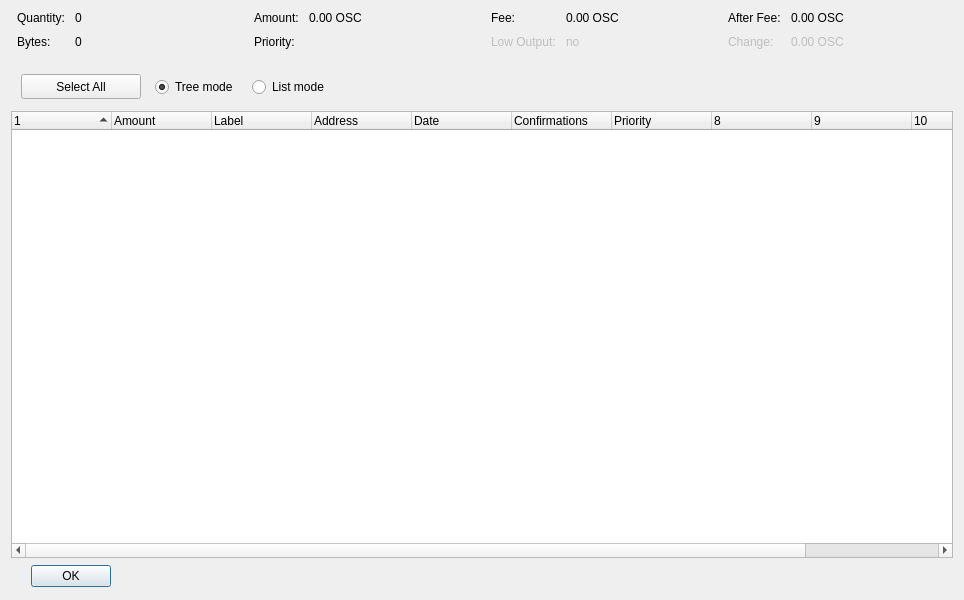
<?xml version="1.0" encoding="UTF-8"?>
<ui version="4.0">
 <class>CoinControlDialog</class>
 <widget class="QDialog" name="CoinControlDialog">
  <property name="geometry">
   <rect>
    <x>0</x>
    <y>0</y>
    <width>964</width>
    <height>600</height>
   </rect>
  </property>
  <property name="windowTitle">
   <string>Coin Control</string>
  </property>
  <layout class="QVBoxLayout" name="verticalLayout">
   <item>
    <layout class="QHBoxLayout" name="horizontalLayoutTop" stretch="0,0,0,0">
     <property name="topMargin">
      <number>0</number>
     </property>
     <property name="bottomMargin">
      <number>10</number>
     </property>
     <item>
      <layout class="QFormLayout" name="formLayoutCoinControl1">
       <property name="horizontalSpacing">
        <number>10</number>
       </property>
       <property name="verticalSpacing">
        <number>10</number>
       </property>
       <property name="leftMargin">
        <number>6</number>
       </property>
       <property name="rightMargin">
        <number>6</number>
       </property>
       <item row="0" column="0">
        <widget class="QLabel" name="labelCoinControlQuantityText">
         <property name="text">
          <string>Quantity:</string>
         </property>
        </widget>
       </item>
       <item row="0" column="1">
        <widget class="QLabel" name="labelCoinControlQuantity">
         <property name="cursor">
          <cursorShape>IBeamCursor</cursorShape>
         </property>
         <property name="contextMenuPolicy">
          <enum>Qt::ActionsContextMenu</enum>
         </property>
         <property name="text">
          <string>0</string>
         </property>
         <property name="textInteractionFlags">
          <set>Qt::LinksAccessibleByMouse|Qt::TextSelectableByKeyboard|Qt::TextSelectableByMouse</set>
         </property>
        </widget>
       </item>
       <item row="1" column="0">
        <widget class="QLabel" name="labelCoinControlBytesText">
         <property name="text">
          <string>Bytes:</string>
         </property>
        </widget>
       </item>
       <item row="1" column="1">
        <widget class="QLabel" name="labelCoinControlBytes">
         <property name="cursor">
          <cursorShape>IBeamCursor</cursorShape>
         </property>
         <property name="contextMenuPolicy">
          <enum>Qt::ActionsContextMenu</enum>
         </property>
         <property name="text">
          <string>0</string>
         </property>
         <property name="textInteractionFlags">
          <set>Qt::LinksAccessibleByMouse|Qt::TextSelectableByKeyboard|Qt::TextSelectableByMouse</set>
         </property>
        </widget>
       </item>
      </layout>
     </item>
     <item>
      <layout class="QFormLayout" name="formLayoutCoinControl2">
       <property name="horizontalSpacing">
        <number>10</number>
       </property>
       <property name="verticalSpacing">
        <number>10</number>
       </property>
       <property name="leftMargin">
        <number>6</number>
       </property>
       <property name="rightMargin">
        <number>6</number>
       </property>
       <item row="0" column="0">
        <widget class="QLabel" name="labelCoinControlAmountText">
         <property name="text">
          <string>Amount:</string>
         </property>
        </widget>
       </item>
       <item row="0" column="1">
        <widget class="QLabel" name="labelCoinControlAmount">
         <property name="cursor">
          <cursorShape>IBeamCursor</cursorShape>
         </property>
         <property name="contextMenuPolicy">
          <enum>Qt::ActionsContextMenu</enum>
         </property>
         <property name="text">
          <string>0.00 OSC</string>
         </property>
         <property name="textInteractionFlags">
          <set>Qt::LinksAccessibleByMouse|Qt::TextSelectableByKeyboard|Qt::TextSelectableByMouse</set>
         </property>
        </widget>
       </item>
       <item row="1" column="0">
        <widget class="QLabel" name="labelCoinControlPriorityText">
         <property name="text">
          <string>Priority:</string>
         </property>
        </widget>
       </item>
       <item row="1" column="1">
        <widget class="QLabel" name="labelCoinControlPriority">
         <property name="cursor">
          <cursorShape>IBeamCursor</cursorShape>
         </property>
         <property name="contextMenuPolicy">
          <enum>Qt::ActionsContextMenu</enum>
         </property>
         <property name="text">
          <string/>
         </property>
         <property name="textInteractionFlags">
          <set>Qt::LinksAccessibleByMouse|Qt::TextSelectableByKeyboard|Qt::TextSelectableByMouse</set>
         </property>
        </widget>
       </item>
      </layout>
     </item>
     <item>
      <layout class="QFormLayout" name="formLayoutCoinControl3">
       <property name="horizontalSpacing">
        <number>10</number>
       </property>
       <property name="verticalSpacing">
        <number>10</number>
       </property>
       <property name="leftMargin">
        <number>6</number>
       </property>
       <property name="rightMargin">
        <number>6</number>
       </property>
       <item row="0" column="0">
        <widget class="QLabel" name="labelCoinControlFeeText">
         <property name="text">
          <string>Fee:</string>
         </property>
        </widget>
       </item>
       <item row="0" column="1">
        <widget class="QLabel" name="labelCoinControlFee">
         <property name="cursor">
          <cursorShape>IBeamCursor</cursorShape>
         </property>
         <property name="contextMenuPolicy">
          <enum>Qt::ActionsContextMenu</enum>
         </property>
         <property name="text">
          <string>0.00 OSC</string>
         </property>
         <property name="textInteractionFlags">
          <set>Qt::LinksAccessibleByMouse|Qt::TextSelectableByKeyboard|Qt::TextSelectableByMouse</set>
         </property>
        </widget>
       </item>
       <item row="1" column="0">
        <widget class="QLabel" name="labelCoinControlLowOutputText">
         <property name="enabled">
          <bool>false</bool>
         </property>
         <property name="text">
          <string>Low Output:</string>
         </property>
        </widget>
       </item>
       <item row="1" column="1">
        <widget class="QLabel" name="labelCoinControlLowOutput">
         <property name="enabled">
          <bool>false</bool>
         </property>
         <property name="cursor">
          <cursorShape>IBeamCursor</cursorShape>
         </property>
         <property name="contextMenuPolicy">
          <enum>Qt::ActionsContextMenu</enum>
         </property>
         <property name="text">
          <string>no</string>
         </property>
         <property name="textInteractionFlags">
          <set>Qt::LinksAccessibleByMouse|Qt::TextSelectableByKeyboard|Qt::TextSelectableByMouse</set>
         </property>
        </widget>
       </item>
      </layout>
     </item>
     <item>
      <layout class="QFormLayout" name="formLayoutCoinControl4">
       <property name="horizontalSpacing">
        <number>10</number>
       </property>
       <property name="verticalSpacing">
        <number>10</number>
       </property>
       <property name="leftMargin">
        <number>6</number>
       </property>
       <property name="rightMargin">
        <number>6</number>
       </property>
       <item row="0" column="0">
        <widget class="QLabel" name="labelCoinControlAfterFeeText">
         <property name="text">
          <string>After Fee:</string>
         </property>
        </widget>
       </item>
       <item row="0" column="1">
        <widget class="QLabel" name="labelCoinControlAfterFee">
         <property name="cursor">
          <cursorShape>IBeamCursor</cursorShape>
         </property>
         <property name="contextMenuPolicy">
          <enum>Qt::ActionsContextMenu</enum>
         </property>
         <property name="text">
          <string>0.00 OSC</string>
         </property>
         <property name="textInteractionFlags">
          <set>Qt::LinksAccessibleByMouse|Qt::TextSelectableByKeyboard|Qt::TextSelectableByMouse</set>
         </property>
        </widget>
       </item>
       <item row="1" column="0">
        <widget class="QLabel" name="labelCoinControlChangeText">
         <property name="enabled">
          <bool>false</bool>
         </property>
         <property name="text">
          <string>Change:</string>
         </property>
        </widget>
       </item>
       <item row="1" column="1">
        <widget class="QLabel" name="labelCoinControlChange">
         <property name="enabled">
          <bool>false</bool>
         </property>
         <property name="cursor">
          <cursorShape>IBeamCursor</cursorShape>
         </property>
         <property name="contextMenuPolicy">
          <enum>Qt::ActionsContextMenu</enum>
         </property>
         <property name="text">
          <string>0.00 OSC</string>
         </property>
         <property name="textInteractionFlags">
          <set>Qt::LinksAccessibleByMouse|Qt::TextSelectableByKeyboard|Qt::TextSelectableByMouse</set>
         </property>
        </widget>
       </item>
      </layout>
     </item>
    </layout>
   </item>
   <item>
    <widget class="QFrame" name="frame">
     <property name="minimumSize">
      <size>
       <width>0</width>
       <height>40</height>
      </size>
     </property>
     <widget class="QWidget" name="horizontalLayoutWidget">
      <property name="geometry">
       <rect>
        <x>10</x>
        <y>2</y>
        <width>781</width>
        <height>40</height>
       </rect>
      </property>
      <layout class="QHBoxLayout" name="horizontalLayoutPanel" stretch="0,0,0,0">
       <property name="spacing">
        <number>14</number>
       </property>
       <item>
        <widget class="QPushButton" name="pushButtonSelectAll">
         <property name="sizePolicy">
          <sizepolicy hsizetype="Maximum" vsizetype="Fixed">
           <horstretch>0</horstretch>
           <verstretch>0</verstretch>
          </sizepolicy>
         </property>
         <property name="minimumSize">
          <size>
           <width>120</width>
           <height>25</height>
          </size>
         </property>
         <property name="text">
          <string>Select All</string>
         </property>
        </widget>
       </item>
       <item>
        <widget class="QRadioButton" name="radioTreeMode">
         <property name="sizePolicy">
          <sizepolicy hsizetype="Maximum" vsizetype="Fixed">
           <horstretch>0</horstretch>
           <verstretch>0</verstretch>
          </sizepolicy>
         </property>
         <property name="text">
          <string>Tree mode</string>
         </property>
         <property name="checked">
          <bool>true</bool>
         </property>
        </widget>
       </item>
       <item>
        <widget class="QRadioButton" name="radioListMode">
         <property name="sizePolicy">
          <sizepolicy hsizetype="Maximum" vsizetype="Fixed">
           <horstretch>0</horstretch>
           <verstretch>0</verstretch>
          </sizepolicy>
         </property>
         <property name="text">
          <string>List mode</string>
         </property>
        </widget>
       </item>
       <item>
        <spacer name="horizontalSpacer">
         <property name="orientation">
          <enum>Qt::Horizontal</enum>
         </property>
         <property name="sizeHint" stdset="0">
          <size>
           <width>40</width>
           <height>20</height>
          </size>
         </property>
        </spacer>
       </item>
      </layout>
     </widget>
    </widget>
   </item>
   <item>
    <widget class="CoinControlTreeWidget" name="treeWidget">
     <property name="contextMenuPolicy">
      <enum>Qt::CustomContextMenu</enum>
     </property>
     <property name="sortingEnabled">
      <bool>false</bool>
     </property>
     <property name="columnCount">
      <number>11</number>
     </property>
     <attribute name="headerShowSortIndicator" stdset="0">
      <bool>true</bool>
     </attribute>
     <attribute name="headerStretchLastSection">
      <bool>false</bool>
     </attribute>
     <column>
      <property name="text">
       <string/>
      </property>
     </column>
     <column>
      <property name="text">
       <string>Amount</string>
      </property>
     </column>
     <column>
      <property name="text">
       <string>Label</string>
      </property>
     </column>
     <column>
      <property name="text">
       <string>Address</string>
      </property>
     </column>
     <column>
      <property name="text">
       <string>Date</string>
      </property>
     </column>
     <column>
      <property name="text">
       <string>Confirmations</string>
      </property>
      <property name="toolTip">
       <string>Confirmed</string>
      </property>
     </column>
     <column>
      <property name="text">
       <string>Priority</string>
      </property>
     </column>
     <column>
      <property name="text">
       <string/>
      </property>
     </column>
     <column>
      <property name="text">
       <string/>
      </property>
     </column>
     <column>
      <property name="text">
       <string/>
      </property>
     </column>
     <column>
      <property name="text">
       <string/>
      </property>
     </column>
    </widget>
   </item>
   <item>
    <widget class="QDialogButtonBox" name="buttonBox">
     <property name="sizePolicy">
      <sizepolicy hsizetype="Maximum" vsizetype="Fixed">
       <horstretch>0</horstretch>
       <verstretch>0</verstretch>
      </sizepolicy>
     </property>
     <property name="minimumSize">
      <size>
       <width>120</width>
       <height>25</height>
      </size>
     </property>
     <property name="orientation">
      <enum>Qt::Horizontal</enum>
     </property>
     <property name="standardButtons">
      <set>QDialogButtonBox::Ok</set>
     </property>
     <property name="centerButtons">
      <bool>true</bool>
     </property>
    </widget>
   </item>
  </layout>
 </widget>
 <customwidgets>
  <customwidget>
   <class>CoinControlTreeWidget</class>
   <extends>QTreeWidget</extends>
   <header>coincontroltreewidget.h</header>
  </customwidget>
 </customwidgets>
 <resources/>
 <connections/>
</ui>
